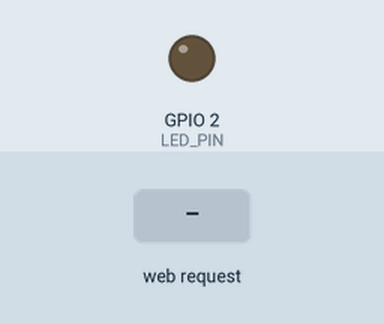
Bench run of a sketch on a simulated ESP32. Shown: output pins drawn as LEDs (lit = HIGH). Inputs (shaded band) come from the test bench. WiFi joins after 1.5 s; servers stay silent unless stated; what the sketch prints to the serial monitor is not drawn.

Above: at 3.7 s.
3.8 s: HTTP request GET /setLED?value=1 received
At 4.4 s:
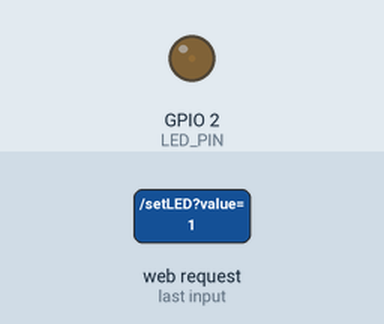
5.3 s: HTTP request GET /setLED?value=120 received
At 6.7 s:
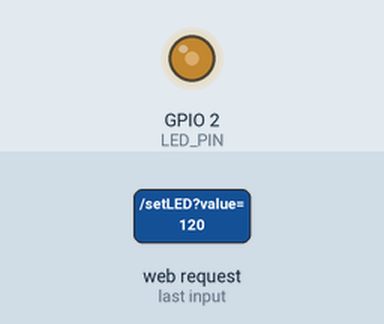
Timing chart, 0 to 8.3 s (numbered marks = the images above; inputs shaded):
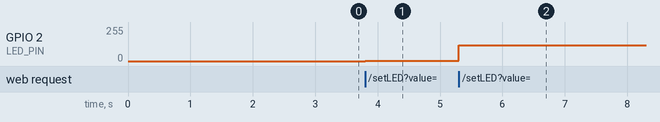

Measured:
- after the input at 3.8 s, GPIO 2 (LED_PIN): 0/255 → 1/255 at once
- after the input at 5.3 s, GPIO 2 (LED_PIN): 1/255 → 120/255 at once

The sketch:

web_dimmer_sta.ino
```cpp
/*
  实验7：Web网页端无极调光器（STA模式 - 连接路由器）
  功能：通过网页滑动条实时控制LED亮度
  硬件：ESP32开发板 + LED(GPIO2)
  使用：ESP32连接路由器，手机/电脑访问网页控制
*/

#include <WiFi.h>
#include <WebServer.h>

// WiFi配置 - 修改为你的WiFi信息
const char* ssid = "你的WiFi名称";
const char* password = "你的WiFi密码";

// LED引脚
const int LED_PIN = 2;

// PWM参数
const int PWM_FREQ = 5000;
const int PWM_RESOLUTION = 8;  // 8位分辨率（0-255）

// Web服务器
WebServer server(80);

// 当前亮度
int brightness = 0;

// HTML网页内容
const char* htmlPage = R"(
<!DOCTYPE html>
<html>
<head>
  <title>ESP32 LED 调光器</title>
  <meta charset="UTF-8">
  <meta name="viewport" content="width=device-width, initial-scale=1.0">
  <style>
    body {
      font-family: Arial, sans-serif;
      text-align: center;
      margin: 50px;
      background: #f0f0f0;
    }
    .container {
      background: white;
      padding: 40px;
      border-radius: 10px;
      box-shadow: 0 2px 10px rgba(0,0,0,0.1);
      max-width: 600px;
      margin: 0 auto;
    }
    h1 {
      color: #333;
    }
    .slider {
      width: 80%;
      height: 25px;
      margin: 30px 0;
      background: #ddd;
      outline: none;
      opacity: 0.7;
      -webkit-transition: .2s;
      transition: opacity .2s;
      border-radius: 12px;
    }
    .slider:hover {
      opacity: 1;
    }
    .slider::-webkit-slider-thumb {
      -webkit-appearance: none;
      appearance: none;
      width: 35px;
      height: 35px;
      background: #4CAF50;
      cursor: pointer;
      border-radius: 50%;
    }
    .value-display {
      font-size: 24px;
      font-weight: bold;
      color: #4CAF50;
      margin: 20px 0;
    }
    .status {
      margin-top: 20px;
      color: #666;
    }
  </style>
</head>
<body>
  <div class="container">
    <h1>🎚️ ESP32 LED 无极调光器</h1>
    <p>拖动滑动条调整LED亮度</p>

    <input type="range" min="0" max="255" value="0" class="slider" id="brightnessSlider">

    <div class="value-display">
      当前亮度: <span id="brightnessValue">0</span>
    </div>

    <div class="status" id="status">
      LED熄灭
    </div>
  </div>

  <script>
    const slider = document.getElementById('brightnessSlider');
    const valueDisplay = document.getElementById('brightnessValue');
    const statusDisplay = document.getElementById('status');

    let isUpdating = false;

    // 监听滑动条变化
    slider.addEventListener('input', function() {
      const value = this.value;
      valueDisplay.textContent = value;

      // 发送请求到ESP32
      updateLED(value);
    });

    function updateLED(value) {
      if (isUpdating) return;  // 防止重复请求
      isUpdating = true;

      fetch('/setLED?value=' + value)
        .then(response => response.text())
        .then(data => {
          console.log('LED亮度已更新:', data);
          statusDisplay.textContent = 'LED亮度: ' + value;
          isUpdating = false;
        })
        .catch(error => {
          console.error('Error:', error);
          statusDisplay.textContent = '连接失败，请检查网络';
          isUpdating = false;
        });
    }
  </script>
</body>
</html>
)";

void setup() {
  Serial.begin(115200);
  delay(1000);

  // 配置PWM
  ledcAttach(LED_PIN, PWM_FREQ, PWM_RESOLUTION);
  ledcWrite(LED_PIN, 0);  // 初始熄灭

  // 连接WiFi
  Serial.print("正在连接WiFi: ");
  Serial.println(ssid);
  WiFi.begin(ssid, password);

  while (WiFi.status() != WL_CONNECTED) {
    delay(500);
    Serial.print(".");
  }

  Serial.println("");
  Serial.println("WiFi连接成功！");
  Serial.print("ESP32 IP地址: ");
  Serial.println(WiFi.localIP());

  // 配置Web服务器路由
  server.on("/", handleRoot);
  server.on("/setLED", handleLED);

  // 启动服务器
  server.begin();
  Serial.println("Web服务器已启动！");
  Serial.println("在浏览器中打开上面的IP地址");
}

void loop() {
  server.handleClient();
}

// 处理根路径请求 - 返回HTML页面
void handleRoot() {
  server.send(200, "text/html", htmlPage);
}

// 处理LED控制请求
void handleLED() {
  if (server.hasArg("value")) {
    brightness = server.arg("value").toInt();
    brightness = constrain(brightness, 0, 255);

    // 设置PWM输出
    ledcWrite(LED_PIN, brightness);

    Serial.print("LED亮度设置为: ");
    Serial.println(brightness);

    server.send(200, "text/plain", "OK: " + String(brightness));
  } else {
    server.send(400, "text/plain", "Error: 缺少value参数");
  }
}
```
